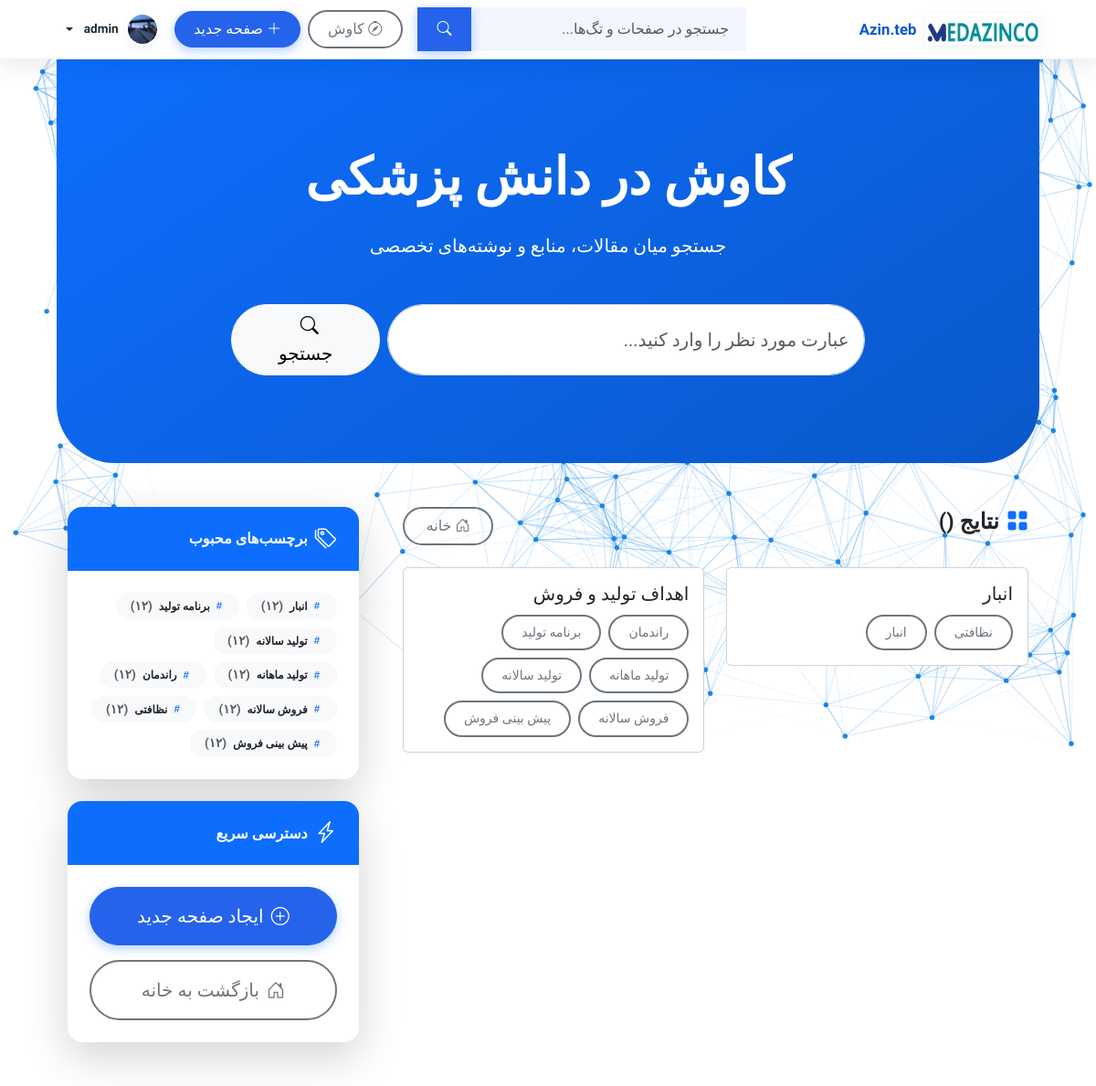
/discover (signed in), run on the app's committed database.
### app/models.py (models this page shows, shortened)
class User(db.Model, UserMixin):
    __tablename__ = 'user'
    id = db.Column(db.Integer, primary_key=True)
    username = db.Column(db.String(150), unique=True, nullable=False)
    email = db.Column(db.String(150), unique=True, nullable=False)
    password = db.Column(db.String(200), nullable=False)
    full_name = db.Column(db.String(150))
    bio = db.Column(db.Text)
    role = db.Column(db.String(50), default='user')
    avatar = db.Column(db.String(200), default='default_avatar.png')
    created_at = db.Column(db.DateTime, default=datetime.utcnow)
    comments = relationship('Comment', back_populates='user', cascade='all, delete-orphan')

class Page(db.Model):
    __tablename__ = 'page'
    id = db.Column(db.Integer, primary_key=True)
    slug = db.Column(db.String(255), unique=True, nullable=False, index=True)
    title = db.Column(db.String(255))
    subtitle = db.Column(db.String(512))
    excerpt = db.Column(db.Text)
    tags = db.Column(db.String(1000))          # comma-separated or JSON
    feature_image = db.Column(db.String(255))
    gallery = db.Column(db.Text)               # JSON list of filenames
    videos = db.Column(db.Text)                # JSON list of filenames
    personnel = db.Column(db.Text)             # JSON list of dicts
    content = db.Column(db.Text)               # محتوای اصلی (Markdown/HTML)
    created_at = db.Column(db.DateTime, default=datetime.utcnow)
    updated_at = db.Column(db.DateTime, default=datetime.utcnow, onupdate=datetime.utcnow)
    user_id = db.Column(db.Integer, db.ForeignKey('user.id'), nullable=True)
    user = db.relationship('User', backref='pages')

### app/blueprints/wiki/routes.py (the view, shortened to what this page needs)
@wiki_bp.route('/discover', endpoint='discover')
def discover():
    q = (request.args.get('q') or '').strip()
    tag_filter = (request.args.get('tag') or '').strip()
    page_num = request.args.get('page', 1, type=int)
    per_page = request.args.get('per_page', 12, type=int)
    items: List[Dict[str, Any]] = []
    tagset = set()
    if Page is not None:
        try:
            query = Page.query
            if q:
                like = f"%{q}%"
                query = query.filter((Page.title.ilike(like)) | (Page.excerpt.ilike(like)) | (Page.tags.ilike(like)))  # type: ignore
            pages_all = query.order_by(Page.updated_at.desc()).all()
            for p in pages_all:
                tags_list = [t.strip() for t in (p.tags or "").split(',') if t.strip()]
                for t in tags_list: tagset.add(t)
                items.append({'slug': p.slug, 'title': p.title or p.slug.replace('-', ' '), 'excerpt': p.excerpt or '', 'tags': tags_list, 'url': url_for('wiki.view_page', page_name=p.slug)})
        except Exception:
            current_app.logger.exception("discover DB fallback")
    if tag_filter:
        items = [it for it in items if tag_filter in it['tags']]
    if q:
        qlow = q.lower()
        items = [it for it in items if qlow in it['title'].lower() or qlow in it['excerpt'].lower() or any(qlow in t.lower() for t in it['tags'])]
    items.sort(key=lambda x: x['title'].lower())
    total = len(items)
    start = (page_num - 1) * per_page
    end = start + per_page
    page_items = items[start:end]
    all_tags = sorted(list(tagset), key=lambda s: s.lower())
    total_pages = max(1, (total + per_page - 1) // per_page)
    pagination = {'page': page_num, 'per_page': per_page, 'total': total, 'total_pages': total_pages}
    return render_template('discover.html', q=q, tag_filter=tag_filter, results=page_items, all_tags=all_tags, pagination=pagination)

### app/__init__.py (called while the page is built)
def _inject_template_helpers(app: Flask) -> None:
    @app.context_processor
    def _helpers():
        def endpoint_exists(name: str) -> bool:
            try:
                return name in current_app.view_functions
            except Exception:
                return False
        return {"endpoint_exists": endpoint_exists}

### app/models.py (called while the page is built)
def get_user_by_id(user_id: Optional[str]) -> Optional[User]:
    if not user_id:
        return None
    try:
        uid = int(user_id)
        return db.session.get(User, uid)
    except Exception:
        return None

### app/templates/discover.html (shortened to what this page needs)
{% extends "base.html" %}
{% block extra_head %}
<link rel="stylesheet" href="{{ url_for('static', filename='css/theme.css') }}">
{% endblock %}
{% block content %}
<section class="discover-hero text-white py-5" style="background: linear-gradient(145deg, #0d6efd, #0a58ca); border-radius: 0 0 4rem 4rem;">
  <div class="container py-5">
    <div class="row justify-content-center text-center">
      <div class="col-lg-8" data-aos="fade-up">
        <h1 class="display-4 fw-bold mb-4">کاوش در دانش پزشکی</h1>
        <p class="lead mb-5">جستجو میان مقالات، منابع و نوشته‌های تخصصی</p>
        <form action="{{ url_for('discover') }}" method="get" class="d-flex search-form">
          <input type="text" name="q" class="form-control form-control-lg rounded-pill me-2" placeholder="عبارت مورد نظر را وارد کنید..." value="{{ q|e }}" aria-label="جستجو">
          <button class="btn btn-light btn-lg rounded-pill px-5 hover-scale" type="submit">
            <i class="bi bi-search me-2"></i>جستجو
          </button>
        </form>
      </div>
    </div>
  </div>
</section>
<div class="container py-5">
  <div class="row g-5">
    <div class="col-lg-8">
      <div class="d-flex justify-content-between align-items-center mb-4" data-aos="fade-down">
        <h4 class="fw-bold text-dark">
          <i class="bi bi-grid-fill me-2 text-primary"></i>نتایج ({{ pagination.total_count }})
        </h4>
        <a href="{{ url_for('index') }}" class="btn btn-outline-secondary rounded-pill px-4 hover-scale">
          <i class="bi bi-house-door me-1"></i>خانه
        </a>
      </div>
      <div id="discover-list" class="row g-4">
        {% for it in results %}
          <div class="col-md-6" data-aos="fade-up" data-aos-delay="{{ loop.index * 50 }}">
            {% include "_card.html" %}
          </div>
        {% endfor %}
      </div>
    </div>
    <aside class="col-lg-4">
      <div class="card border-0 shadow-lg rounded-4 overflow-hidden mb-4 sticky-sidebar" data-aos="fade-left">
        <div class="card-header bg-primary text-white py-3 px-4 border-0 d-flex align-items-center">
          <i class="bi bi-tags fs-4 me-2"></i>
          <h6 class="mb-0 fw-semibold">برچسب‌های محبوب</h6>
        </div>
        <div class="card-body p-4">
          <div class="d-flex flex-wrap gap-2">
            {% for t in all_tags %}
              <a href="{{ url_for('discover') }}?tag={{ t|urlencode }}" class="text-decoration-none">
                <span class="badge bg-light text-dark rounded-pill px-3 py-2 tag-pill hover-scale">
                  <i class="bi bi-hash me-1 text-primary"></i>{{ t }}
                  <span class="ms-1 text-muted small">(۱۲)</span>
                </span>
              </a>
            {% else %}
              <div class="text-muted small">هیچ برچسبی یافت نشد</div>
            {% endfor %}
          </div>
        </div>
      </div>
      <div class="card border-0 shadow-lg rounded-4 overflow-hidden" data-aos="fade-left" data-aos-delay="100">
        <div class="card-header bg-primary text-white py-3 px-4 border-0 d-flex align-items-center">
          <i class="bi bi-lightning-charge fs-4 me-2"></i>
          <h6 class="mb-0 fw-semibold">دسترسی سریع</h6>
        </div>
        <div class="card-body p-4">
          <div class="d-grid gap-3">
            <a href="{{ url_for('edit_page') }}" class="btn btn-primary btn-lg rounded-pill py-3 hover-scale d-flex align-items-center justify-content-center">
              <i class="bi bi-plus-circle me-2"></i>ایجاد صفحه جدید
            </a>
            <a href="{{ url_for('index') }}" class="btn btn-outline-secondary btn-lg rounded-pill py-3 hover-scale d-flex align-items-center justify-content-center">
              <i class="bi bi-house-door me-2"></i>بازگشت به خانه
            </a>
          </div>
        </div>
      </div>
    </aside>
  </div>
</div>
{% endblock %}

### app/templates/base.html (shortened to what this page needs)
<!doctype html>
<html lang="fa" dir="rtl">
<head>
    <link href="https://cdn.jsdelivr.net/npm/bootstrap@5.3.2/dist/css/bootstrap.rtl.min.css" rel="stylesheet">
    <link href="https://cdn.jsdelivr.net/npm/bootstrap-icons@1.11.1/font/bootstrap-icons.css" rel="stylesheet">
    <link href="https://unpkg.com/aos@2.3.1/dist/aos.css" rel="stylesheet">
    <link rel="stylesheet" href="{{ url_for('static', filename='css/circular-text.css') }}">
    <link rel="stylesheet" href="{{ url_for('static', filename='css/theme.css') }}">
    {% block extra_head %}{% endblock %}
</head>
<body>
<canvas id="plexus-canvas"></canvas>
{% macro safe_url_for(endpoint, filename=None) %}
{% if endpoint_exists(endpoint) %}
{{ url_for(endpoint, filename=filename) }}
{% elif endpoint == 'auth.uploads_file' and filename %}
/uploads/{{ filename }}
{% else %}
#
{% endif %}
{% endmacro %}
{% set home_url = url_for('wiki.index') if endpoint_exists('wiki.index') else '/' %}
{% set discover_url = url_for('wiki.discover') if endpoint_exists('wiki.discover') else url_for('wiki.index') %}
{% set edit_url = url_for('wiki.edit_page', page_slug='new') if endpoint_exists('wiki.edit_page') else '/edit/new' %}
{% set login_url = url_for('auth.login') if endpoint_exists('auth.login') else '/login' %}
{% set profile_url = url_for('auth.profile') if endpoint_exists('auth.profile') else '/profile' %}
{% set admin_users_url = url_for('admin.admin_users') if endpoint_exists('admin.admin_users') else None %}
<header class="site-header" data-aos="fade-down">
    <div class="container d-flex align-items-center justify-content-between py-2">
        <a class="brand" href="{{ home_url }}">
            <img src="{{ url_for('static', filename='logo.png') }}" alt="Azin.teb" class="logo"
                 onerror="this.onerror=null; this.src='{{ url_for('static', filename='default_avatar.png') }}'">
            <span>Azin.teb</span>
        </a>
        <form id="global-search" class="d-flex ms-auto me-3" action="{{ discover_url }}" method="GET" role="search">
            <div class="input-group search-wrap">
                <input name="q" value="{{ request.args.get('q','') }}" class="form-control search-input"
                       placeholder="جستجو در صفحات و تگ‌ها..." aria-label="جستجو">
                <button class="btn btn-primary" type="submit" aria-label="جستجو"><i class="bi bi-search"></i></button>
            </div>
        </form>
        <nav class="d-flex gap-2 align-items-center">
            {% if endpoint_exists('wiki.discover') %}
            <a class="btn btn-outline-secondary" href="{{ discover_url }}"><i class="bi bi-compass me-1"></i>کاوش</a>
            {% else %}
            <a class="btn btn-outline-secondary" href="{{ url_for('wiki.index') }}"><i class="bi bi-search me-1"></i>کاوش</a>
            {% endif %}
            {% if current_user.is_authenticated %}
            <a class="btn btn-primary" href="{{ edit_url }}"><i class="bi bi-plus-lg me-1"></i>صفحه جدید</a>
            <div class="dropdown">
                <a class="dropdown-toggle" href="#" data-bs-toggle="dropdown" aria-expanded="false">
                    {% set avatar_path = current_user.avatar if current_user.avatar else 'default_avatar.png' %}
                    <img src="{{ safe_url_for('auth.uploads_file', filename=avatar_path) }}"
                         class="avatar-sm" alt="avatar"
                         onerror="this.onerror=null; this.src='{{ url_for('static', filename='default_avatar.png') }}'">
                    <span class="small fw-semibold">{{ current_user.username }}</span>
                </a>
            </div>
            {% else %}
            <a class="btn btn-outline-primary" href="{{ login_url }}"><i class="bi bi-box-arrow-in-right me-1"></i>ورود</a>
            {% endif %}
        </nav>
    </div>
</header>
<main class="container mt-0 pt-0">
    {% block content %}{% endblock %}
</main>
</body>
</html>

### app/templates/_card.html (shortened to what this page needs)
<article class="card p-3 mb-3 d-flex gap-3 align-items-start">
  <div style="flex:1;">
    <a class="h5 text-decoration-none" href="{{ it.url }}">{{ it.title }}</a>
    <div class="d-flex gap-2 flex-wrap">
      {% for t in it.tags %}
        <button class="btn btn-sm btn-outline-secondary tag-filter-btn" data-tag="{{ t }}">{{ t }}</button>
      {% endfor %}
    </div>
  </div>
</article>

### app/static/css/theme.css (style rules this page uses)
:root { --bg: #f8fafc; --card: #ffffff; --muted: #6b7280; --text: #0f1724; --primary: #2563eb; --glass: linear-gradient(180deg, rgba(255,255,255,0.9), rgba(255,255,255,0.95)); }
* { box-sizing:border-box }
body { background:var(--bg); color:var(--text); font-family:"Vazirmatn", system-ui, -apple-system, "Segoe UI", Roboto, "Helvetica Neue", Arial; -webkit-font-smoothing:antialiased; -moz-osx-font-smoothing:grayscale; margin:0; }
.site-header { background:var(--card); border-bottom:1px solid #eef2f7; position:sticky; top:0; z-index:50; }
.brand { font-weight:700;font-size:1.05rem;display:flex;gap:.6rem;align-items:center }
.logo { height:34px }
.container { max-width:1100px }
.avatar-sm { width:36px;height:36px;border-radius:50%;object-fit:cover;border:2px solid #fff }
.small { font-size:.85rem }
.search-wrap { width:360px }
.search-input { border-radius:8px 0 0 8px }
.btn-primary { background:var(--primary);border-color:var(--primary) }

### app/templates/base.html (style rules this page uses)
:root { --primary: #0d6efd; --primary-dark: #0a58ca; --primary-soft: rgba(13, 110, 253, 0.1); --light-bg: #f8f9fc; --card-bg: #ffffff; --text-dark: #1f2937; --text-muted: #6c757d; --glass-border: rgba(15, 23, 42, 0.08); --shadow-sm: 0 4px 12px rgba(0,0,0,0.05); --shadow-md: 0 8px 24px rgba(0,0,0,0.08); --shadow-lg: 0 16px 32px rgba(0,0,0,0.12); --radius-md: 12px; --radius-lg: 16px; --transition: all 0.25s ease; }
body { font-family: 'Vazirmatn', system-ui, -apple-system, 'Segoe UI', Roboto, sans-serif; background: var(--light-bg); color: var(--text-dark); line-height: 1.6; -webkit-font-smoothing: antialiased; -moz-osx-font-smoothing: grayscale; }
.site-header { position: sticky; top: 0; z-index: 999; background: rgba(255, 255, 255, 0.92); backdrop-filter: blur(16px); -webkit-backdrop-filter: blur(16px); border-bottom: 1px solid var(--glass-border); box-shadow: var(--shadow-sm); transition: var(--transition); }
.brand { font-weight: 700; font-size: 1.25rem; color: var(--primary-dark); display: flex; align-items: center; gap: 0.75rem; text-decoration: none; transition: var(--transition); }
.logo { height: 46px; width: auto; filter: drop-shadow(0 3px 6px rgba(0,0,0,0.06)); }
.search-wrap { width: 420px; max-width: 36vw; }
.search-input { border-radius: 12px 0 0 12px; border: 1px solid transparent; background: #f3f6ff; padding: 0.7rem 1.1rem; transition: var(--transition); }
.search-wrap .btn { border-radius: 0 12px 12px 0; padding: 0.7rem 1.3rem; background: var(--primary); border-color: var(--primary); color: white; }
.avatar-sm { width: 44px; height: 44px; border-radius: 50%; object-fit: cover; border: 2.5px solid #fff; box-shadow: var(--shadow-sm); }
.dropdown-toggle { display: flex; align-items: center; gap: 0.5rem; text-decoration: none; color: var(--text-dark); font-weight: 500; padding: 0.3rem 0.6rem; border-radius: 30px; }
.btn-outline-secondary { border-radius: 30px; border-width: 2px; font-weight: 500; padding: 0.45rem 1.25rem; }
.btn-primary { background: var(--primary); border-color: var(--primary); border-radius: 30px; font-weight: 500; padding: 0.45rem 1.25rem; box-shadow: 0 4px 12px rgba(13, 110, 253, 0.3); }
#plexus-canvas { position: fixed; inset: 0; z-index: -1; pointer-events: none; }

### data on the page
User: avatar (picture), username "admin"
Page: title "انبار", tags "نظافتی" "انبار"
Page: title "اهداف تولید و فروش", tags "راندمان" "برنامه تولید" "تولید ماهانه" "تولید سالانه" "فروش سالانه" "پیش بینی فروش"

### other printed values
{{ t }} "انبار" "برنامه تولید" "تولید سالانه" "تولید ماهانه" "راندمان" "فروش سالانه" "نظافتی" "پیش بینی فروش"
